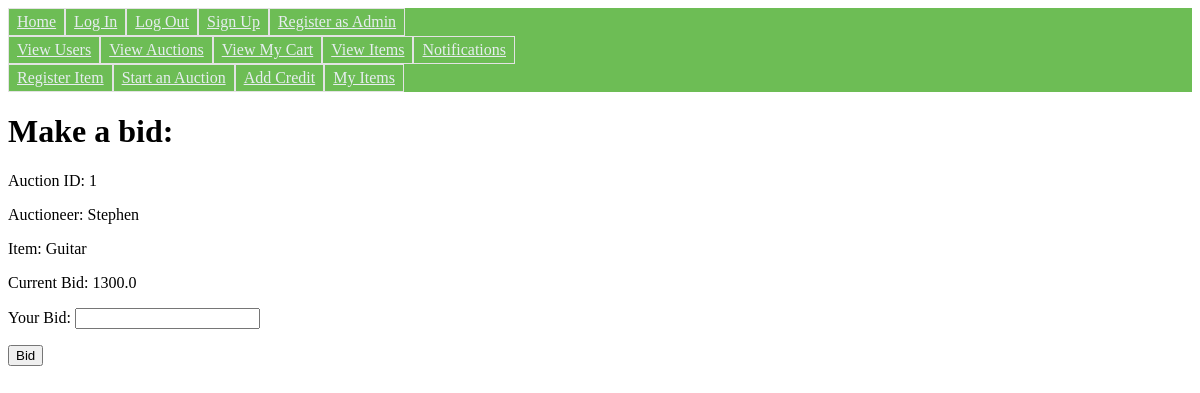
The page /make_bid/1 on the database its author committed.
### main.py (models this page shows, shortened)
class User(db.Model):  # contains details of each user
	__tablename__ = "User"
	user_id = db.Column(db.Integer, primary_key=True)  # username could be PK but will face scaling issue
	username = db.Column(db.String(20), unique=True, nullable=False)
	email = db.Column(db.String(100), nullable=True)
	password = db.Column(db.String(30), nullable=False)
	is_admin = db.Column(db.Boolean, nullable=False)
	balance = db.Column(db.Float, nullable = False)
	available_balance = db.Column(db.Float, nullable=False)  # user may not be able to bid money that is already "tied up" in other auctions

class Item(db.Model):  # record of every items on the system
	__tablename__ = "Item"
	item_id = db.Column(db.Integer, primary_key=True)
	name = db.Column(db.String(40), nullable=False)
	description = db.Column(db.String(100), nullable=True)
	owner_id = db.Column(db.Integer, db.ForeignKey("User.user_id"), nullable=False)

class Auction(db.Model):
	__tablename__ = "Auction"
	auction_id = db.Column(db.Integer, primary_key=True)
	item_id = db.Column(db.Integer, db.ForeignKey("Item.item_id"), nullable=False)
	seller_id = db.Column(db.Integer, db.ForeignKey("User.user_id"), nullable=False)
	highest_bidder_id = db.Column(db.Integer, db.ForeignKey("User.user_id"), nullable=True)
	current_bid = db.Column(db.Float, nullable=False)
	time_started = db.Column(db.DateTime, nullable=False)
	time_closed = db.Column(db.DateTime, nullable=False)
	is_open = db.Column(db.Boolean, nullable=False)

### main.py (the view, shortened to what this page needs)
@app.route("/make_bid/<id>", methods=["GET", "POST"])
def make_bid(id):
	if request.method == "GET":
		return render_template("make_bid.html", user_table=User, item_table=Item, auction_table=Auction, id=id)

### templates/make_bid.html (shortened to what this page needs)
{% extends "base.html" %}
{% block content %}
	<h1>Make a bid:</h1>
		<form action="#" method="POST">
			<p>Auction ID: {{id}}</p>
			<p>Auctioneer: {{user_table.query.filter_by(user_id=auction_table.query.filter_by(auction_id=id).first().seller_id).first().username}}
			<p>Item: {{item_table.query.filter_by(item_id=auction_table.query.filter_by(auction_id=id).first().item_id).first().name}}</p>
			<p>Current Bid: {{auction_table.query.filter_by(auction_id=id).first().current_bid}}</p>
			<p>Your Bid: <input =type="number" name="bid" /></p>
			<p><input type="submit" value="Bid" /></p>
		</form>
{% endblock %}

### rows shown on the page
User: query.filter_by "Stephen"
Item: query.filter_by "Guitar"
Auction: query.filter_by "1300.0"

### other values the page prints
{{ id }} "1"
